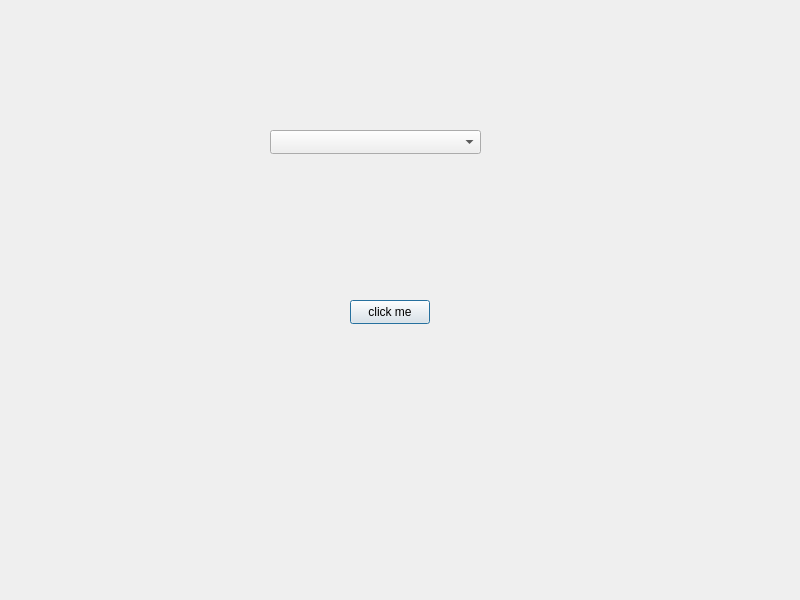
<?xml version="1.0" encoding="UTF-8"?>
<ui version="4.0">
 <class>Dialog</class>
 <widget class="QDialog" name="Dialog">
  <property name="geometry">
   <rect>
    <x>0</x>
    <y>0</y>
    <width>800</width>
    <height>600</height>
   </rect>
  </property>
  <property name="windowTitle">
   <string>Dialog</string>
  </property>
  <widget class="QComboBox" name="comboBox">
   <property name="geometry">
    <rect>
     <x>270</x>
     <y>130</y>
     <width>211</width>
     <height>24</height>
    </rect>
   </property>
  </widget>
  <widget class="QPushButton" name="pushButton">
   <property name="geometry">
    <rect>
     <x>350</x>
     <y>300</y>
     <width>80</width>
     <height>24</height>
    </rect>
   </property>
   <property name="text">
    <string>click me</string>
   </property>
  </widget>
 </widget>
 <resources/>
 <connections/>
</ui>
